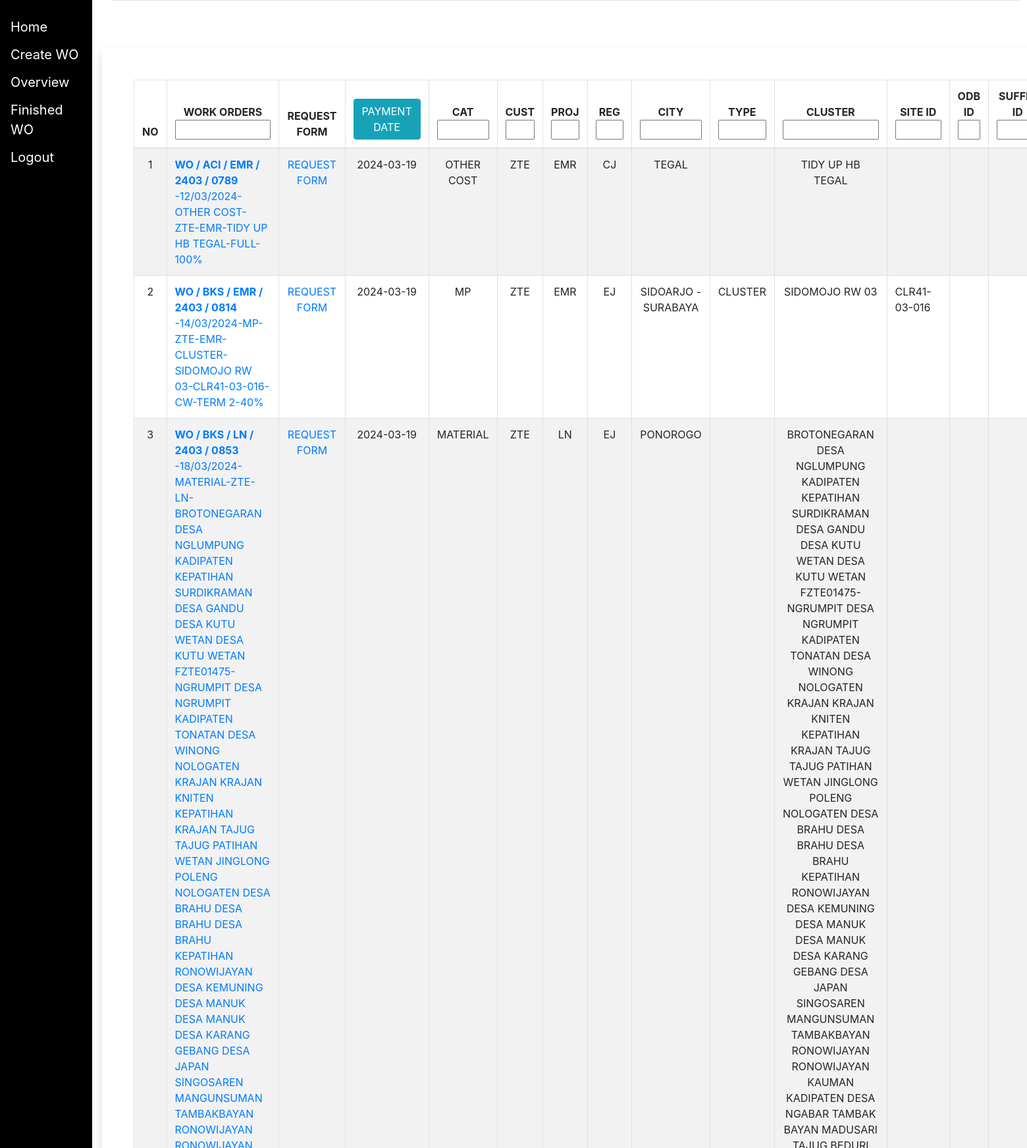
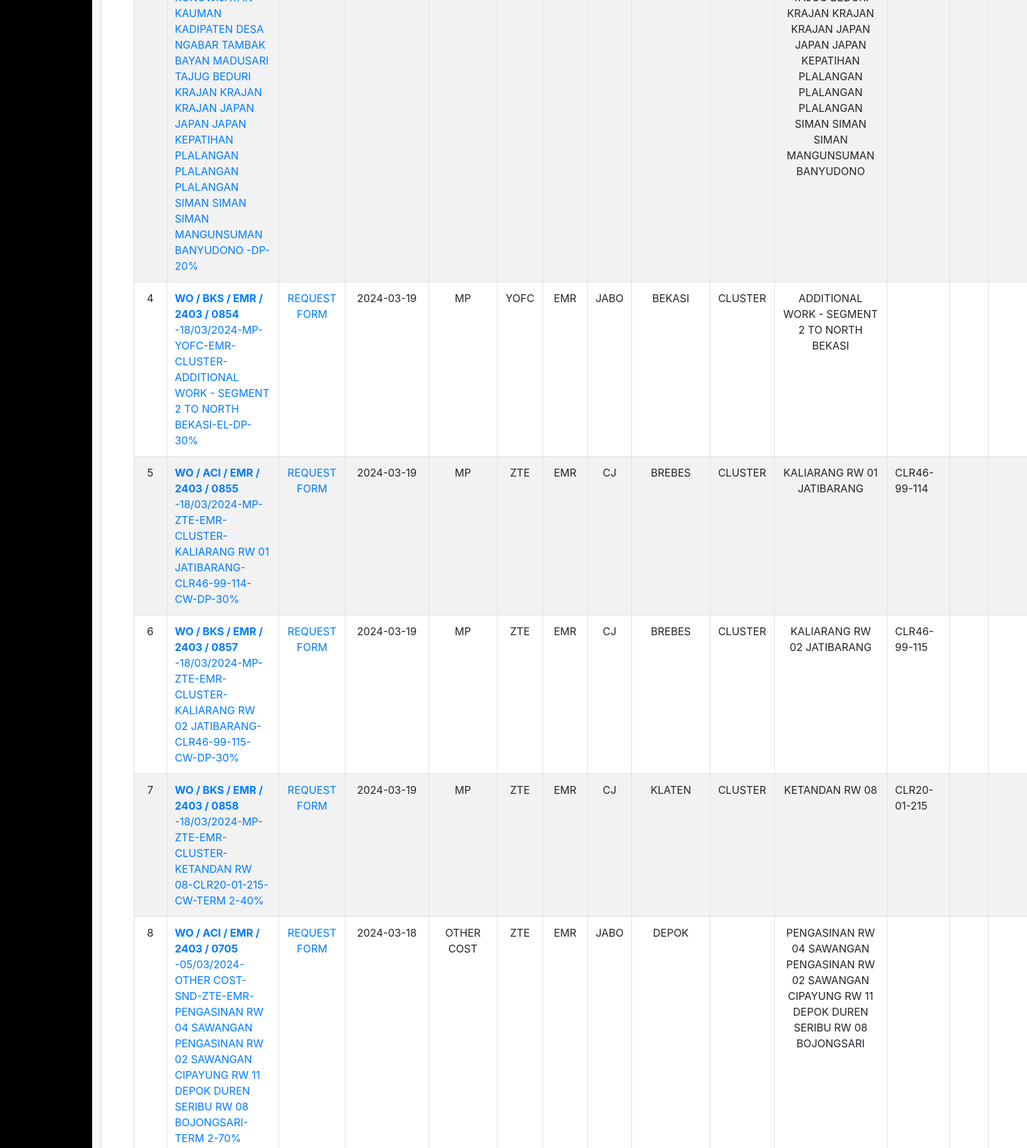
The app's page /finished_wo/ (signed in, upper part) with its own data (2 pictures, top to bottom).
### myapp/models.py (models this page shows, shortened)
class WorkOrder(models.Model):
    company = models.CharField(blank = True, max_length = 100, default ="")
    pricing_type = models.CharField(blank = True, max_length = 100, default ="")
    otherCost = models.CharField(blank = True, max_length = 100, default ="")
    ceoCheck = models.BooleanField(default = False)
    rightHandCheck = models.BooleanField(default = False)
    personalAssistantCheck = models.BooleanField(default = False)
    financeCheck = models.BooleanField(default = False)
    ceoReject = models.BooleanField(default = False)
    rightHandReject = models.BooleanField(default = False)
    personalAssistantReject = models.BooleanField(default = False)
    financeReject = models.BooleanField(default = False)
    extendable = models.BooleanField(default = False)
    remarksOverview = models.CharField(blank = True, max_length = 100, default ="")
    wo_date = models.DateField(blank = True, default=timezone.now)
    shortdate = models.CharField(max_length=100, blank = True, default = "")
    wo_number = models.CharField(max_length=100, blank = True, default = "")
    request_by = models.CharField(max_length = 100, blank = True, default = "")
    category = models.CharField(max_length=100, blank = True, default = "")
    project = models.CharField(max_length=100, blank = True, default = "")
    bank = models.CharField(max_length=100, blank = True, default = "")
    customer = models.CharField(max_length=100, blank = True, default = "")
    account_name = models.CharField(max_length=100, blank = True, default = "")
    department = models.CharField(max_length=100, blank = True, default = "")
    account_number = models.CharField(max_length=100, blank = True, default = "")
    region = models.CharField(max_length=100, blank = True, default = "" )
    phone_number = models.CharField(max_length=100, blank = True, default = "")
    city = models.CharField(max_length=100, blank = True, default = "")
    npwp = models.CharField(max_length=100, blank = True, default = "")
    clusterName = models.CharField(max_length = 100 ,default ="", blank = True)
    siteId = models.CharField(max_length = 100,default ="", blank = True)
    type = models.CharField(max_length =100 , default ="", blank = True)
    workType = models.CharField(max_length =100 , default ="", blank = True)
    hp = models.CharField(max_length = 100,default ="", blank = True)
    odbId = models.CharField(max_length = 100,default ="", blank = True)
    suffixId = models.CharField(max_length = 100,default ="", blank = True)
    workOrder = models.ManyToManyField(ScopeOfWork, blank = True)
    grandTotalActual = models.FloatField(default = 0, blank = True)
    grandTotalBoq = models.FloatField(default = 0, blank = True)
    hpD = models.CharField(max_length = 100, default = "", blank = True, )
    amountD = models.CharField(max_length = 100, default = "", blank = True)
    unitPriceD =  models.CharField(max_length = 100, default = "", blank = True)
    remarkD =  models.CharField(max_length = 100,default ="", blank = True)
    remarks1 = models.CharField(max_length = 100,default ="", blank = True)
    remarks2 = models.CharField(max_length = 100,default ="", blank = True)
    totalAmount = models.FloatField(default = 0, blank = True)
    paymentTerm = models.CharField(max_length = 100,default ="", blank = True)
    termPercentage = models.CharField(max_length = 100,default ="", blank = True)
    termAmount = models.FloatField(default = 0, blank = True)
    termRemark = models.CharField(max_length = 100,default ="", blank = True)
    paymentTax = models.CharField(max_length = 100,default ="", blank = True)
    taxPercentage = models.CharField(max_length = 100,default ="", blank = True)
    taxAmount = models.FloatField(default = 0, blank = True)
    taxRemark = models.CharField(max_length = 100,default ="", blank = True)
    deductions = models.ManyToManyField(Deduction, blank=True)
    finalGrandTotal = models.FloatField(default = 0, blank = True)
    paymentInformation = models.ManyToManyField(Payment, blank=True)
    team_list = models.FileField(upload_to='team_list/' , blank=True, null=True)
    picture_of_team = models.FileField(upload_to='picture_of_team/' , blank=True, null=True)
    checklist_boq_actual_attachment = models.FileField(upload_to='checklist_boq_actual_attachment/' , blank=True, null=True)
    cover_acceptance_attachment = models.FileField(upload_to='cover_acceptance_attachment/' , blank=True, null=True)
    cover_opm_attachment = models.FileField(upload_to='cover_opm_attachment/' , blank=True, null=True)
    fac_certificate = models.FileField(upload_to='fac_certificate/' , blank=True, null=True)
    no_issue_agreement = models.FileField(upload_to='no_issue_agreement/' , blank=True, null=True)
    capture_approval = models.FileField(upload_to='capture_approval/' , blank=True, null=True)
    capture_drm = models.FileField(upload_to='capture_drm/' , blank=True, null=True)
    bak = models.FileField(upload_to='bak/' , blank=True, null=True)
    surat_izin =  models.CharField(max_length =100, default ="", blank = True)
    bap_open =  models.CharField(max_length =100, default ="", blank = True)
    form_survey =  models.CharField(max_length =100, default ="", blank = True)
    bap_snd =  models.CharField(max_length =100, default ="", blank = True)
    layout =  models.CharField(max_length =100, default ="", blank = True)
    invoice = models.FileField(upload_to='invoice/' , blank=True, null=True)
    scopeOfWorkCount = models.IntegerField(default = 0, blank = True)
    deductionCount = models.IntegerField(default = 0, blank = True)
    paymentCount = models.IntegerField(default = 0, blank = True)
    proofOfPayment = models.FileField(upload_to='proof_of_payment/' , blank=True, null=True)
    paymentDate = models.DateField(blank = True, default=None , null = True)
    dueDate =  models.DateField(blank = True, default=None , null = True)
    def wo_string(self):
        wo_date_str = self.wo_date.strftime('%Y-%m-%d') if self.wo_date else ''
        category_str = self.category if self.category else ''
        project_str = self.project if self.project else ''
        customer_str = self.customer if self.customer else ''
        type_str = self.type if self.type else ''
        cluster_name_str = self.clusterName if self.clusterName else ''
        siteid_str = self.siteId if self.siteId else ''
        odbid_str = self.odbId if self.odbId else ''
        worktype_str = self.workType if self.workType else ''
        suffixid_str = self.suffixId if self.suffixId else ''
        payment_term_str = self.paymentTerm if self.paymentTerm else ''
        term_percentage_str = str(self.termPercentage) if self.termPercentage else ''
        shortdate_str = self.shortdate if self.shortdate else ''
        wo_number_str = str(self.wo_number) if self.wo_number else ''
        company_str = self.company.upper() if self.company else ''
        project_str = self.project if self.project else ''
        other_cost_str = self.otherCost if self.otherCost else ''
        wo_num = f" <strong>WO / {company_str} / {project_str} / {shortdate_str} / {wo_number_str} </strong>"
        parts = [wo_num, convertDate(wo_date_str),category_str ,other_cost_str,customer_str,project_str ,type_str,cluster_name_str,siteid_str,odbid_str,suffixid_str,worktype_str , payment_term_str, term_percentage_str]
        returnString = '-'.join(part for part in parts if part)
        return returnString

### myapp/views.py (the view, shortened to what this page needs)
# urls.py: path("finished_wo/", views.finished_wo, name='finished_wo'),
@login_required
def finished_wo(request):
    finished_work_orders = WorkOrder.objects.filter(
        personalAssistantCheck=True,
        ceoCheck=True,
        rightHandCheck=True,
        financeCheck=True,
    ).exclude(proofOfPayment='').order_by('-paymentDate')
    paginator = Paginator(finished_work_orders, 20)
    page_number = request.GET.get('page')
    page_obj = paginator.get_page(page_number)
    current_page = int(page_number) if page_number else 1
    starting_index = (current_page - 1) * 20
    context = {
        'page_obj': page_obj,
        'starting_index': starting_index,
        'finished': finished_work_orders,
        'is_rightHand': request.user.groups.filter(name='rightHand').exists(),
        'is_pa' :  request.user.groups.filter(name='Personal Assistant').exists(),
    }
    return render(request, 'finished_wo.html', context)

### myapp/models.py (called while the page is built)
def convertDate(date_str):
    try:
        date_obj = datetime.strptime(date_str, "%Y-%m-%d")
        return date_obj.strftime("%d/%m/%Y")
    except ValueError:
        return "Invalid date format"

### myapp/templates/finished_wo.html (shortened to what this page needs)
{% extends 'base.html' %}
{% block content %}
  {% if user.is_authenticated %}
<div class="row py-5">
  <div class="col-lg-13 mx-auto">
    <div class="card rounded shadow border-0">
      <div class="card-body p-5 bg-white rounded">
        <form method ="GET" id = "filter-form">
          <div>
            <table id="example" border="1" class="table table-striped table-bordered" >
              <thead>
                  <tr>
                    <th >NO</th>
                    <th>WORK ORDERS
                      <input type = "text" name ="wo" style ="width:100%;">
                    </th>
                    <th>REQUEST FORM</th>
                    <th >
                      <button type="button" class="btn btn-info" data-toggle="modal" data-target="#dateFilterModal">
                        PAYMENT DATE
                      </button>
                      </th>
                    <th >
                      CAT
                      <input type="text" name="category" style="width: 100%;">
                    </th>
                    <th >
                      CUST
                      <input type="text" name="customer" style="width: 100%;">
                    </th>
                    <th >
                      PROJ
                      <input type="text" name="project" style="width: 100%;">
                    </th>
                    <th >
                      REG
                      <input type="text" name="region" style="width: 100%;">
                    </th>
                    <th >
                      CITY
                      <input type="text" name="city" style="width: 100%;">
                    </th>
                    <th >
                      TYPE
                      <input type="text" name="type"style="width: 100%;" >
                    </th>
                    <th>
                      CLUSTER
                      <input type="text" name="clusterName"style="width: 100%;">
                    </th>
                    <th>
                      SITE ID
                      <input type="text" name="siteId" style="width: 100%;">
                    </th>
                    <th>
                      ODB ID
                      <input type="text" name="odbId" style="width: 100%;">
                    </th>
                      <th>
                        SUFFIX ID
                      <input type="text" name="suffixId" style="width: 100%;">
                    </th>
                  </tr>
              </thead>
          </form>
              <tbody>
                {% for order in page_obj %}
                  <tr>
                    <td>
                      {{ forloop.counter|add:starting_index }}
                    </td>
                    <td>
                      <a href="{% url 'view_wo' order.id order.category order.company order.project%}">{{ order.wo_string | safe }}</a>
                    </td>
                    <td>
                      <a href="{% url 'request_form' order.id order.category order.company order.project %}">REQUEST FORM</a>
                    </td>
                    <td>
                      {{ order.paymentDate|date:"Y-m-d" }}
                      </td>
                    <td>
                      {{order.category}}
                    </td>
                    <td>
                      {{order.customer}}
                    </td>
                    <td>
                      {{order.project}}
                    </td>
                    <td>
                      {{order.region}}
                    </td>
                    <td>
                      {{order.city}}
                    </td>
                    <td>
                      {{order.type}}
                    </td>
                    <td>
                      {{order.clusterName}}
                    </td>
                    <td>
                      {{order.siteId}}
                    </td>
                    <td>
                    </td>
                    <td>
                    </td>
                </tr>
                {% empty %}
                <tr><td colspan="25">No work orders available.</td></tr>
                  {% endfor %}
              </tbody>
          </div>
    </div>
    </div>
  </div>
</div>
  {% else %}
    {% with 'login' as login_url %}
      {% load static %}
      {% load i18n %}
      {% load tz %}
    {% endwith %}
  {% endif %}
{% endblock %}

### myapp/templates/finished_wo.html (style rules this page uses)
#example th { text-align: center; }
#example td:nth-child(1) { text-align: center; width: 4%; word-wrap: break-word; }
#example td:nth-child(2) { text-align: left; width: 5%; word-wrap: break-word; }
#example td:nth-child(3) { text-align: center; width: 2%; word-wrap: break-word; }
#example td:nth-child(4) { text-align: center; width: 2%; word-wrap: break-word; }
#example td:nth-child(5) { text-align: center; width: 2%; word-wrap: break-word; }
#example td:nth-child(6) { text-align: center; width: 2%; word-wrap: break-word; }
#example td:nth-child(7) { text-align: center; width: 8%; word-wrap: break-word; }
#example td:nth-child(8) { text-align: center; width: 8%; word-wrap: break-word; }
#example td:nth-child(9) { text-align: center; width: 16%; word-wrap: break-word; }
#example td:nth-child(10) { text-align: center; width: 10%; word-wrap: break-word; }
#example td:nth-child(11) { text-align: center; width: 8%; word-wrap: break-word; }
#example td:nth-child(12) { text-align: left; width: 8%; word-wrap: break-word; }
#example td:nth-child(13) { text-align: center; word-wrap: break-word; width: 8%; word-wrap: break-word; }
#example td:nth-child(14) { text-align: center; width: 2%; word-wrap: break-word; }

### records on screen
WorkOrder: wo_string "WO / ACI / EMR / 2403 / 0789 -12/03/2024-OTHER COST-ZTE-EMR-TIDY UP HB TEGAL-FULL-100%", paymentDate "2024-03-19", category "OTHER COST", customer "ZTE", project "EMR", region "CJ", city "TEGAL", clusterName "TIDY UP HB TEGAL"
WorkOrder: wo_string "WO / BKS / EMR / 2403 / 0814 -14/03/2024-MP-ZTE-EMR-CLUSTER-SIDOMOJO RW 03-CLR41-03-016-CW-TERM 2-40%", paymentDate "2024-03-19", category "MP", customer "ZTE", project "EMR", region "EJ", city "SIDOARJO - SURABAYA", type "CLUSTER", clusterName "SIDOMOJO RW 03", siteId "CLR41-03-016"
WorkOrder: wo_string "WO / BKS / LN / 2403 / 0853 -18/03/2024-MATERIAL-ZTE-LN-BROTONEGARAN DESA NGLUMPUNG KADIPATEN KEPATIHAN SURDIKRAMAN DESA GANDU DESA KUTU WETAN DESA KUTU WETAN FZTE01475-NGRUMPIT DESA NGRUMPIT KADIPATEN TONATAN DESA WINONG NOLOGATEN KRAJAN KRAJAN KNITEN KEPATIHAN KRAJAN TAJUG TAJUG PATIHAN WETAN JINGLONG POLENG NOLOGATEN DESA BRAHU DESA BRAHU DESA BRAHU KEPATIHAN RONOWIJAYAN DESA KEMUNING DESA MANUK DESA MANUK DESA KARANG GEBANG DESA JAPAN SINGOSAREN MANGUNSUMAN TAMBAKBAYAN RONOWIJAYAN RONOWIJAYAN KAUMAN KADIPATEN DESA NGABAR TAMBAK BAYAN MADUSARI TAJUG BEDURI KRAJAN KRAJAN KRAJAN JAPAN JAPAN JAPAN KEPATIHAN PLALANGAN PLALANGAN PLALANGAN SIMAN SIMAN SIMAN MANGUNSUMAN BANYUDONO -DP-20%", paymentDate "2024-03-19", category "MATERIAL", customer "ZTE", project "LN", region "EJ", city "PONOROGO", clusterName "BROTONEGARAN DESA NGLUMPUNG KADIPATEN KEPATIHAN SURDIKRAMAN DESA GANDU DESA KUTU WETAN DESA KUTU WETAN FZTE01475-NGRUMPIT DESA NGRUMPIT KADIPATEN TONATAN DESA WINONG NOLOGATEN KRAJAN KRAJAN KNITEN KEPATIHAN KRAJAN TAJUG TAJUG PATIHAN WETAN JINGLONG POLENG NOLOGATEN DESA BRAHU DESA BRAHU DESA BRAHU KEPATIHAN RONOWIJAYAN DESA KEMUNING DESA MANUK DESA MANUK DESA KARANG GEBANG DESA JAPAN SINGOSAREN MANGUNSUMAN TAMBAKBAYAN RONOWIJAYAN RONOWIJAYAN KAUMAN KADIPATEN DESA NGABAR TAMBAK BAYAN MADUSARI TAJUG BEDURI KRAJAN KRAJAN KRAJAN JAPAN JAPAN JAPAN KEPATIHAN PLALANGAN PLALANGAN PLALANGAN SIMAN SIMAN SIMAN MANGUNSUMAN BANYUDONO"
WorkOrder: wo_string "WO / BKS / EMR / 2403 / 0854 -18/03/2024-MP-YOFC-EMR-CLUSTER-ADDITIONAL WORK - SEGMENT 2 TO NORTH BEKASI-EL-DP-30%", paymentDate "2024-03-19", category "MP", customer "YOFC", project "EMR", region "JABO", city "BEKASI", type "CLUSTER", clusterName "ADDITIONAL WORK - SEGMENT 2 TO NORTH BEKASI"
WorkOrder: wo_string "WO / ACI / EMR / 2403 / 0855 -18/03/2024-MP-ZTE-EMR-CLUSTER-KALIARANG RW 01 JATIBARANG-CLR46-99-114-CW-DP-30%", paymentDate "2024-03-19", category "MP", customer "ZTE", project "EMR", region "CJ", city "BREBES", type "CLUSTER", clusterName "KALIARANG RW 01 JATIBARANG", siteId "CLR46-99-114"
WorkOrder: wo_string "WO / BKS / EMR / 2403 / 0857 -18/03/2024-MP-ZTE-EMR-CLUSTER-KALIARANG RW 02 JATIBARANG-CLR46-99-115-CW-DP-30%", paymentDate "2024-03-19", category "MP", customer "ZTE", project "EMR", region "CJ", city "BREBES", type "CLUSTER", clusterName "KALIARANG RW 02 JATIBARANG", siteId "CLR46-99-115"
WorkOrder: wo_string "WO / BKS / EMR / 2403 / 0858 -18/03/2024-MP-ZTE-EMR-CLUSTER-KETANDAN RW 08-CLR20-01-215-CW-TERM 2-40%", paymentDate "2024-03-19", category "MP", customer "ZTE", project "EMR", region "CJ", city "KLATEN", type "CLUSTER", clusterName "KETANDAN RW 08", siteId "CLR20-01-215"
WorkOrder: wo_string "WO / ACI / EMR / 2403 / 0705 -05/03/2024-OTHER COST-SND-ZTE-EMR-PENGASINAN RW 04 SAWANGAN PENGASINAN RW 02 SAWANGAN CIPAYUNG RW 11 DEPOK DUREN SERIBU RW 08 BOJONGSARI-TERM 2-70%", paymentDate "2024-03-18", category "OTHER COST", customer "ZTE", project "EMR", region "JABO", city "DEPOK", clusterName "PENGASINAN RW 04 SAWANGAN PENGASINAN RW 02 SAWANGAN CIPAYUNG RW 11 DEPOK DUREN SERIBU RW 08 BOJONGSARI"
